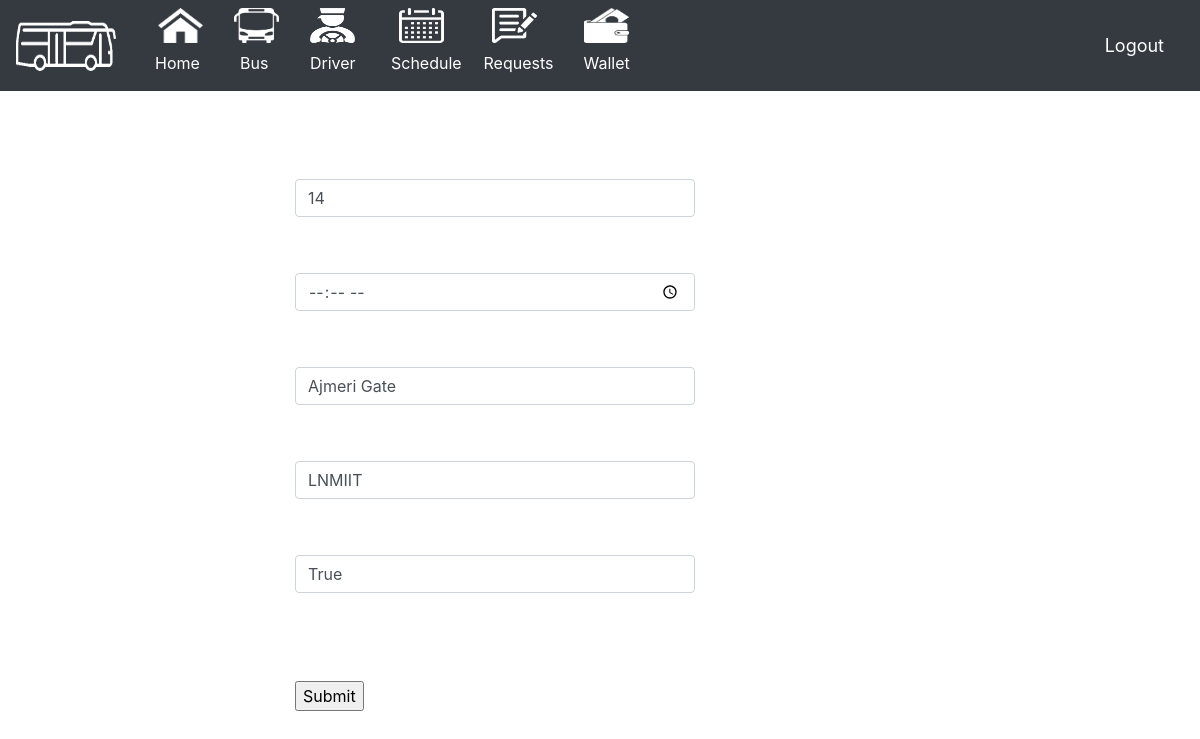
The app's page /update_schedule/35 (signed in) with its own data.
### bus_M_/models.py (models this page shows, shortened)
class Bus(models.Model):
    bus_id = models.AutoField(primary_key=True)
    driver_id = models.ForeignKey(Driver, null=True, on_delete= models.CASCADE)
    availability = models.BooleanField(default=True)
    capacity = models.IntegerField(null=False)
    def __str__(self):
        return str(self.bus_id)

class Schedule(models.Model):
    CATEGORY = (
			('Sunday', 'Sunday'),
			('Monday', 'Monday'),
            ('Tuesday', 'Tuesday'),
            ('Wednesday', 'Wednesday'),
            ('Thrusday', 'Thrusday'),
            ('Friday', 'Friday'),
            ('Saturday', 'Saturday'),
			)
    schedule_id = models.AutoField(primary_key=True)
    bus_id = models.ForeignKey(Bus, null=True, on_delete= models.CASCADE)
    time = models.TimeField(null=False)
    start = models.CharField(max_length=300,null=False)
    destination=models.CharField(max_length=300,null=False)
    available_seats = models.IntegerField(null=False)
    day= models.CharField(max_length=200,null=False,choices=CATEGORY)
    running_status = models.BooleanField(default=True)

### bus_M_/views.py (the view)
# urls.py: path('update_schedule/<int:id>',views.update_schedule,name='update_schedule'),
@login_required(login_url='login')
def update_schedule(request,id):
    if request.method == 'POST':
            if request.POST.get('time') and request.POST.get('start') and request.POST.get('destination') and request.POST.get('bus_id') and request.POST.get('running_status'):
                    post = Schedule.objects.filter(schedule_id = id).first()
                    bus_id=request.POST.get('bus_id')
                    bus_obj = Bus.objects.filter(bus_id = bus_id).first()
                    post.bus_id= bus_obj
                    post.time= request.POST.get('time')
                    post.start= request.POST.get('start')
                    post.destination= request.POST.get('destination')
                    post.running_status= request.POST.get('running_status')
                    date=timezone.now().date()
                    curr_date = date.today()
                    booking_id = Booking.objects.filter(schedule_id = id).all()
                    post.save()
                    size1 = booking_id.count()
                    i=0
                    while i<size1:
                        date = booking_id[i].date_time.date()
                        if date==curr_date:
                            book=booking_id[i].user_email
                            user = User.objects.filter(username=book).first()
                            print(user.email)
                            context={'post':post,'user':user}
                            template=render_to_string('accounts/email_template4.html',context)
                            send_mail(
                                'Updated Schedule',
                                template,
                                settings.EMAIL_HOST_USER,
                                [user.email],
                                fail_silently=False,
                            )
                            i=i+1
                    messages.info(request,'Schedule is updated')
                    return render(request, 'accounts/view_schedule.html')
    else:
        seats_obj = Schedule.objects.filter(schedule_id = id).first()
        bus_id=seats_obj.bus_id
        time=seats_obj.time
        start=seats_obj.start
        destination=seats_obj.destination
        running_status = seats_obj.running_status
        context={'bus_id':bus_id,'time':time,'start':start,'destination':destination,'running_status':running_status}
        return render(request,'accounts/update_schedule.html',context)

### bus_M_/templates/accounts/update_schedule.html (shortened to what this page needs)
{%  extends 'accounts/main1.html' %}
{% block content %}
	<br>
    <section class="contact" data-aos="fade-up" data-aos-easing="ease-in-out" data-aos-duration="500">
      <div class="container">
        <div class="row">
          <div class="col-lg-6">
            <form action="" method="post" role="form" class="php-email-form" style="width: 400px; margin-left:250px;">
                <br>
                <br>
                <div class="form-group mt-3">
                  <input type="number" class="form-control" name="bus_id" id="email" value="{{bus_id}}" required>
                </div>
              <br>
              <div class="form-group mt-3">
                <input type="time" class="form-control" name="time" id="subject" value="{{time}}" required>
              </div>
              <br>
               <div class="form-group mt-3">
                <input type="text" class="form-control" name="start" id="subject" value="{{start}}" required>
              </div>
              <br>
              <div class="form-group mt-3">
                <input type="text" class="form-control" name="destination" id="subject" value="{{destination}}" required>
              </div>
              <br>
              <div class="form-group mt-3">
                <input type="text" class="form-control" name="running_status" id="subject" value="{{running_status}}" required>
              </div>
              <br>
              <br>
              <br>
              <input type="submit" value="Submit"/>
            </form>
          </div>
        </div>
      </div>
    </section>
{% endblock %}

### records on screen
Bus: bus_id "14"
Schedule: start "Ajmeri Gate", destination "LNMIIT"
